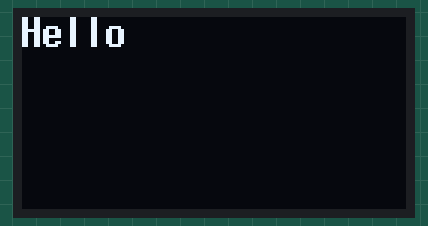
This sketch was run on a simulated ESP32. Parts: 128×64 one-colour display. What the sketch prints to the serial monitor is not drawn.

Above: at 2.1 s.

The sketch:

surum1.ino
```cpp
//LOOP
unsigned long loop_start_ms = 0;

//DISPLAY
#include <Arduino.h>
#include <Wire.h>
#include <U8g2lib.h>
//D21 GPIO21 - SDA
//D22 GPIO22 - SCL
//DISPLAY
U8G2_SSD1306_128X64_NONAME_F_SW_I2C
u8g2(U8G2_R0, /*clock*/ 22, /*data*/ 21, U8X8_PIN_NONE);

bool serialEnable = true;

void setup() {
  delay(1000);
  if (serialEnable) Serial.begin(115200);

  if (serialEnable) Serial.println(F("display.begin..."));
  u8g2.begin();
  if (serialEnable) Serial.println(F("display.begin.ok"));
}

void loop() {
  delay(1000);
  loop_start_ms = millis();
  if (serialEnable) {
    Serial.print(F("loop.begin@"));
    Serial.println(loop_start_ms);
  }
  u8g2.clearBuffer();
  u8g2.setFont(u8g2_font_7x14B_tr);
  u8g2.drawStr(0, 10, "Hello");
  u8g2.sendBuffer();
}
```
